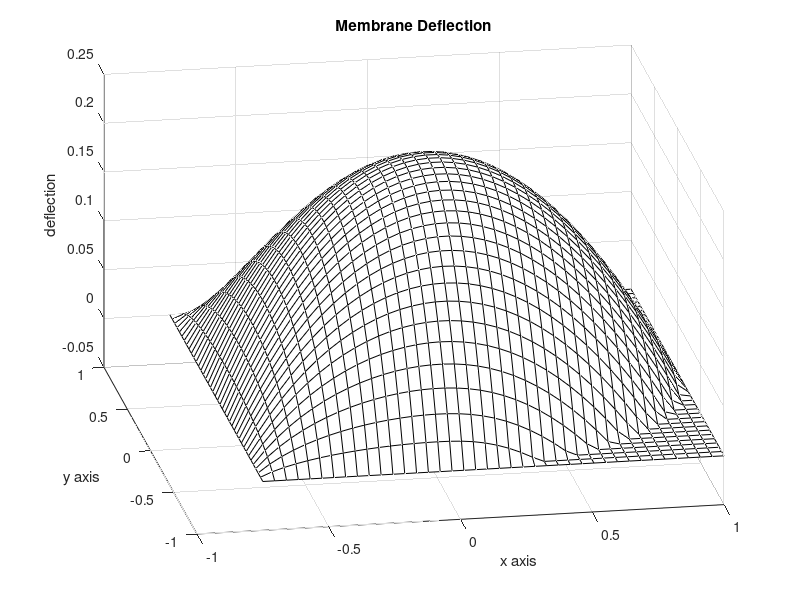
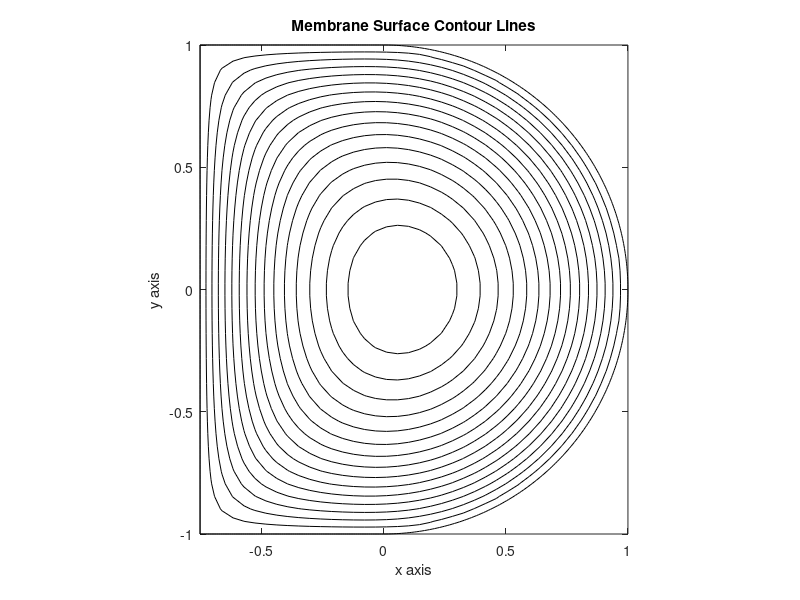

Write the MATLAB code that produced these figures, in order.
function [dfl,cof]=membran(h,np,ns,nx,ny)
%MEMBRAN Computes transverse deflection of a 
% uniformly tensioned membrane
% [DFL,COF]=membran(H,NP,NS,NX,NY)
% Example use: membran(0.75,100,50,40,40);
% h - width of the rectangular part
% np - number of least square points (about 3.5*np)
% ns - number of terms 
% nx,ny - the number of x points and y points
% dfl - computed array of deflection values
% cof - coefficients in the series

if nargin==0
    h=.75; np=100; ns=50; nx=40; ny=40;
end

% Generate boundary points for least square
% approximation
z=[exp(1i*linspace(0,pi/2,round(1.5*np))),...
    linspace(1i,-h+1i,np),...
    linspace(-h+1i,-h,round(np/2))];
z=z(:); xb=real(z); xb=[xb;xb(end:-1:1)];
yb=imag(z); yb=[yb;-yb(end:-1:1)]; 

% Form the least square equations and solve
% for series coefficients
a=ones(length(z),ns);
for j=2:ns, a(:,j)=a(:,j-1).*z; end
cof=real(a)\(z.*conj(z))/4;

% Generate a rectangular grid for evaluation
% of deflections
xv=linspace(-h,1,nx); yv=linspace(-1,1,ny);
[X,Y]=meshgrid(xv,yv); Z=X+1i*Y;

% Evaluate the deflection series on the grid
dfl=-Z.*conj(Z)/4+ ...
    real(polyval(cof(ns:-1:1),Z));

% Set values outside the physical region of
% interest to zero
dfl=real(dfl).*(1-((abs(Z)>=1)&(real(Z)>=0)));

% Make surface and contour plots
hold off; close; surf(X,Y,dfl);
xlabel('x axis'); ylabel('y axis');
zlabel('deflection'); view(-10,30);
title('Membrane Deflection'); colormap([1 1 1]);
shg
figure(2)
contour(X,Y,dfl,15,'k'); hold on
plot(xb,yb,'k-'); axis('equal'), hold off
xlabel('x axis'); ylabel('y axis');
title('Membrane Surface Contour Lines'), shg
